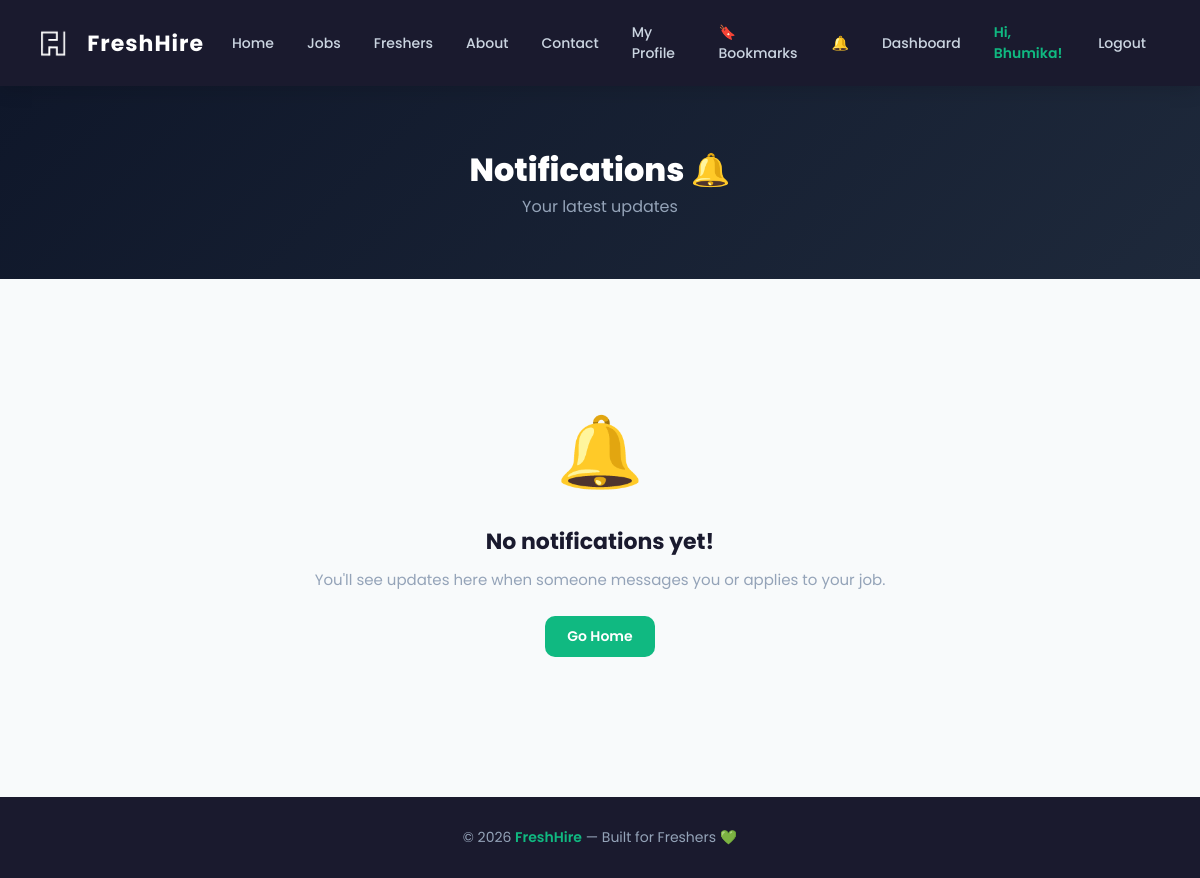
Before: /notifications (signed in) with the older database file.
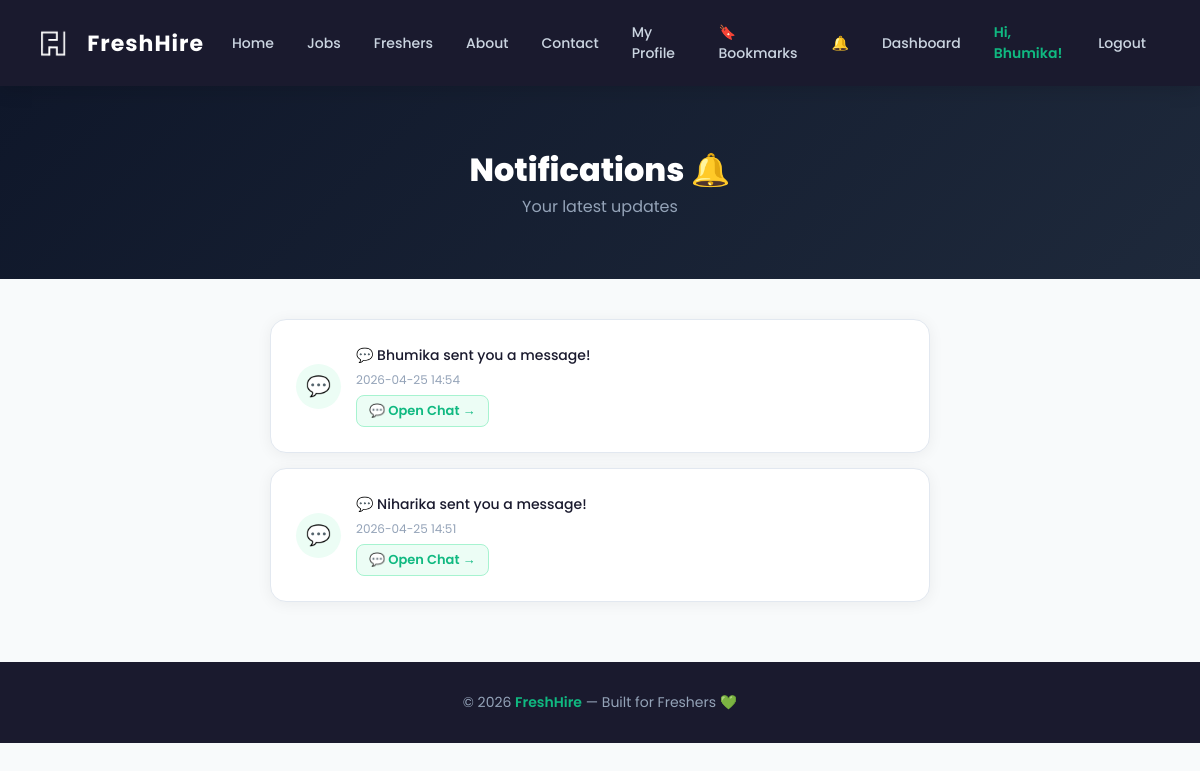
After: the same page with the newer database file.
### tables this page shows
CREATE TABLE notifications (id INTEGER PRIMARY KEY AUTOINCREMENT, user_id INTEGER, message TEXT, is_read INTEGER DEFAULT 0, created_at TEXT, sender_id INTEGER);

### app.py (the view)
@app.route("/notifications")
def notifications():
    if "user_id" not in session:
        flash("Please login first!", "error")
        return redirect(url_for("login"))
    conn = get_db()
    notifs = conn.execute(
        "SELECT * FROM notifications WHERE user_id=? ORDER BY id DESC",
        (session["user_id"],)
    ).fetchall()
    conn.execute("UPDATE notifications SET is_read=1 WHERE user_id=?", (session["user_id"],))
    conn.commit()
    conn.close()
    return render_template("notifications.html", notifs=notifs)

### app.py (called while the page is built)
def get_db():
    conn = sqlite3.connect("freshhire.db")
    conn.row_factory = sqlite3.Row
    return conn

@app.context_processor
def inject_globals():
    notif_count = 0
    if "user_id" in session:
        try:
            conn = get_db()
            notif_count = conn.execute(
                "SELECT COUNT(*) FROM notifications WHERE user_id=? AND is_read=0",
                (session["user_id"],)
            ).fetchone()[0]
            conn.close()
        except:
            pass
    return {"notif_count": notif_count}

### templates/notifications.html (shortened to what this page needs)
<!DOCTYPE html>
<html>
<head>
    <link rel="stylesheet" href="/static/style.css">
</head>
<body>
<nav>
    <h2 style="display:flex; align-items:center; gap:6px;">
        <img src="/static/logo.png" alt="logo" style="height:28px;">
        <span style="font-size:22px; font-weight:bold; color:white;">FreshHire</span>
    </h2>
    <div class="nav-links" id="nav-links">
        <a href="/">Home</a>
        <a href="/jobs">Jobs</a>
        <a href="/profiles">Freshers</a>
        <a href="/about">About</a>
        <a href="/contact">Contact</a>
        {% if session.get('user_id') %}
            <a href="/my-profile">My Profile</a>
            <a href="/bookmarks">🔖 Bookmarks</a>
            <a href="/notifications">🔔</a>
            <a href="/dashboard">Dashboard</a>
            <span>Hi, {{ session.get('name') }}!</span>
            <a href="/logout">Logout</a>
        {% else %}
            <a href="/login">Login</a>
            <a href="/signup">Sign Up</a>
        {% endif %}
    </div>
</nav>
<div style="background: linear-gradient(135deg, #0f172a, #1e293b); padding:60px 20px; text-align:center; color:white;">
    <h1 style="font-size:32px; font-weight:800;">Notifications 🔔</h1>
    <p style="color:#94a3b8;">Your latest updates</p>
</div>
<div class="container" style="max-width:700px;">
    {% if notifs %}
        {% for notif in notifs %}
        <div class="card" style="margin-bottom:15px; display:flex; align-items:center; gap:15px;
            {% if not notif.is_read %}border-left:4px solid #10b981;{% endif %}">
            <div style="width:45px; height:45px; background:#ecfdf5; border-radius:50%;
                display:flex; align-items:center; justify-content:center; font-size:20px; flex-shrink:0;">
                {% if '💬' in notif.message %}💬
                {% elif 'applied' in notif.message %}📝
                {% else %}🔔{% endif %}
            </div>
            <div style="flex:1;">
                <p style="color:#1a1a2e; font-size:14px; font-weight:500; margin:0 0 5px;">{{ notif.message }}</p>
                <p style="color:#94a3b8; font-size:12px; margin:0;">{{ notif.created_at }}</p>
                {% if '💬' in notif.message and notif.sender_id %}
<a href="/chat/{{ notif.sender_id }}"
   style="color:#10b981; font-size:13px; font-weight:600; text-decoration:none; display:inline-block; margin-top:6px; padding:5px 12px; background:#ecfdf5; border-radius:8px; border:1px solid #a7f3d0;">
   💬 Open Chat →
</a>
{% endif %}
            </div>
        </div>
        {% endfor %}
    {% else %}
    <div class="empty-state">
        <span class="empty-icon">🔔</span>
        <h3>No notifications yet!</h3>
        <p>You'll see updates here when someone messages you or applies to your job.</p>
        <a href="/" class="btn">Go Home</a>
    </div>
    {% endif %}
</div>
<footer>© 2026 <span>FreshHire</span> — Built for Freshers 💚</footer>
</body>
</html>

### static/style.css (style rules this page uses)
* { margin: 0; padding: 0; box-sizing: border-box; font-family: 'Poppins', sans-serif; }
body { background: #f8fafb; color: #1a1a2e; }
nav { background: #1a1a2e; padding: 15px 40px; display: flex; align-items: center; justify-content: space-between; box-shadow: 0 2px 20px rgba(0,0,0,0.15); position: sticky; top: 0; z-index: 100; }
nav img { filter: brightness(0) invert(1); height: 28px; }
nav h2 { color: white; font-size: 22px; font-weight: 800; letter-spacing: 1px; }
nav h2 span { color: #10b981; }
nav img { filter: brightness(0) invert(1); height: 30px; }
.nav-links { display: flex; align-items: center; gap: 5px; }
nav a { color: #cbd5e1; text-decoration: none; padding: 7px 14px; border-radius: 8px; font-size: 14px; font-weight: 500; transition: all 0.2s; }
nav span { color: #10b981; font-size: 14px; font-weight: 600; padding: 7px 14px; }
.container { max-width: 1100px; margin: 40px auto; padding: 0 20px; }
.card { background: white; border-radius: 16px; padding: 25px; box-shadow: 0 2px 15px rgba(0,0,0,0.06); border: 1px solid #e2e8f0; transition: transform 0.2s, box-shadow 0.2s; }
.card p { font-size: 14px; color: #64748b; margin-bottom: 8px; }
footer { text-align: center; padding: 30px; background: #1a1a2e; color: #94a3b8; margin-top: 60px; font-size: 14px; }
footer span { color: #10b981; font-weight: 600; }

Changed rows visible on the page:
added notifications: message "💬 Bhumika sent you a message!", created_at "2026-04-25 14:54"
added notifications: message "💬 Niharika sent you a message!", created_at "2026-04-25 14:51"
Other visible differences:
text no longer shown: "🔔 No notifications yet! You'll see updates here when someone messages you or applies to your job. Go Home"
